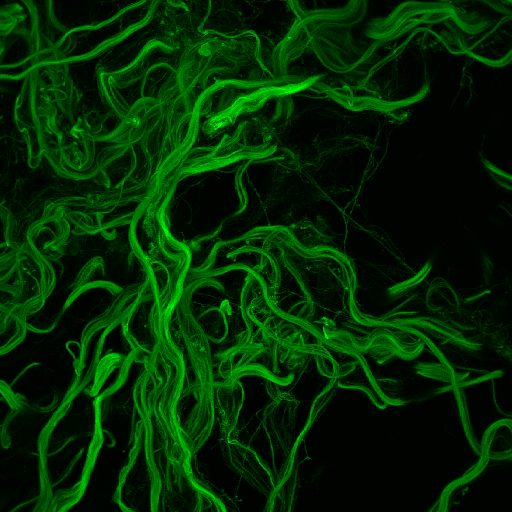
#> input picture TestImage1.tif, 512 x 512 px
$ python MainProgram.py
#> lines starting #> are read from the running program, lines starting #| are printed output that depends on the picture
### modules.py
#!/usr/bin/env python3
# encoding: utf-8
#
# Copyright (C) 2022 Max Planck Institute for Multidisclplinary Sciences
# Copyright (C) 2022 University Medical Center Goettingen
# Copyright (C) 2022 Ajinkya Kulkarni <ajinkya.kulkarni@mpinat.mpg.de>
# Copyright (C) 2022 Bharti Arora <bharti.arora@mpinat.mpg.de>

# This program is free software: you can redistribute it and/or modify
# it under the terms of the GNU Affero General Public License as
# published by the Free Software Foundation, either version 3 of the
# License, or (at your option) any later version.
#
# This program is distributed in the hope that it will be useful,
# but WITHOUT ANY WARRANTY; without even the implied warranty of
# MERCHANTABILITY or FITNESS FOR A PARTICULAR PURPOSE.  See the
# GNU Affero General Public License for more details.
#
# You should have received a copy of the GNU Affero General Public License
# along with this program. If not, see <https://www.gnu.org/licenses/>.

########################################################################################

# This file contains all the modules/functions necessary for running the streamlit application or the example notebooks.

########################################################################################

from PIL import Image
Image.MAX_IMAGE_PIXELS = None

import numpy as np
import pandas as pd

from scipy import ndimage
from scipy.stats import circmean, circstd
from scipy import signal

from skimage.filters import threshold_mean, gaussian, threshold_otsu
from skimage.morphology import disk
from skimage.filters import rank
from scipy.ndimage import generic_filter

import matplotlib.pyplot as plt
from mpl_toolkits.axes_grid1 import make_axes_locatable
from mpl_toolkits.axes_grid1 import axes_size

########################################################################################

# [36 lines left out: function binarize_image, not called in this run]

########################################################################################

def make_filtered_image(input_image, filter_sigma):
	"""
	Applies a Gaussian filter to an input image.

	Parameters:
	input_image (ndarray): a NumPy array representing the input image to be filtered.
	filter_sigma (float): a numeric value representing the standard deviation of the Gaussian filter.
	filter_mode (str): a string representing the mode of the Gaussian filter (default: 'nearest').
	preserve_range (bool): a boolean value indicating whether to preserve the data range of the input image (default: True).

	Returns:
	filtered_image (ndarray): a NumPy array representing the filtered image.
	"""
	filtered_image = gaussian(input_image, sigma = filter_sigma, mode = 'nearest', preserve_range = True)

	return filtered_image

########################################################################################

# [362 lines left out: functions percentage_area, split_into_chunks, circular_variance, make_coherence, convolve, make_image_gradients and 6 more, not called in this run]

########################################################################################

def convert_to_8bit_grayscale(filename, epsilon = 1e-6):
	"""
	Read an image from a file using Pillow and return the 8-bit grayscale version of the image using NumPy.
	If the image is already 8-bit grayscale, return the image without modification.

	Parameters:
	filename (str): The name of the file to be read, including the extension.

	Returns:
	numpy.ndarray: The 8-bit grayscale version of the image, represented as a numpy array.
	"""
#> called with filename = 'TestImage1.tif', epsilon = 1e-06
	# Load the image using Pillow and convert to 8 bit
	img = Image.open(filename).convert("L")
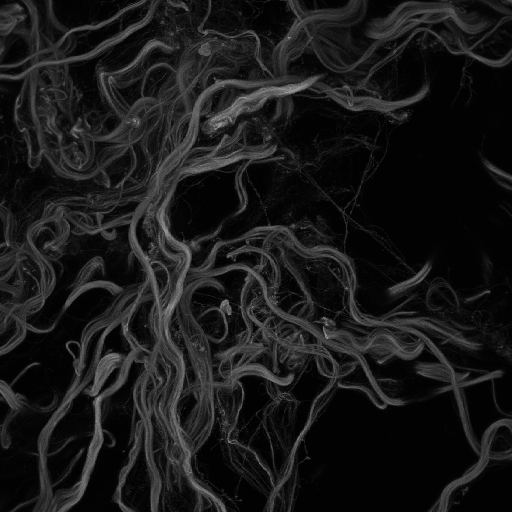
#> img: PIL image 512x512 L; min 1, max 149, mean 24.3

	# Convert the image to a numpy array
	img = np.array(img)

	# Check if the image is 2D
	if img.ndim != 2:
		raise ValueError("Input image must be 2D grayscale.")

	# Normalize the image, where epsilon is a small constant to prevent division by zero
	img = (img - np.min(img)) * (255.0 / (np.max(img) - np.min(img) + epsilon))
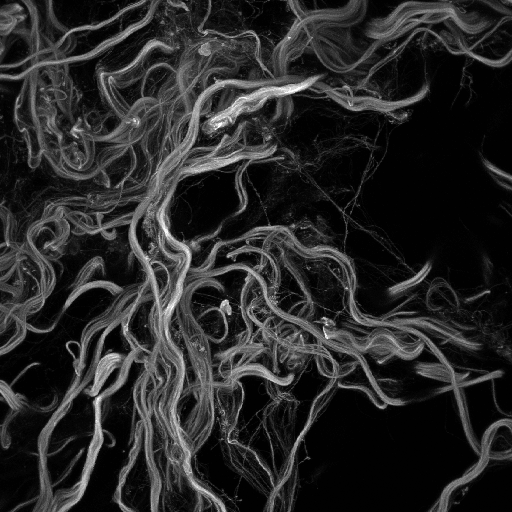
#> img: shape (512, 512) float64; min 0, max 255, mean 40.2

	img = img.astype(np.uint8)

	return img

########################################################################################

# [364 lines left out: functions stitch_back_chunks, perform_statistical_analysis, make_mosiac_plot, load_pandas_dataframe, independent_analysis_function, not called in this run]

########################################################################################

### MainProgram.py
#!/usr/bin/env python3
# encoding: utf-8
#
# Copyright (C) 2022 Max Planck Institute for Multidisclplinary Sciences
# Copyright (C) 2022 University Medical Center Goettingen
# Copyright (C) 2022 Ajinkya Kulkarni <ajinkya.kulkarni@mpinat.mpg.de>
# Copyright (C) 2022 Bharti Arora <bharti.arora@mpinat.mpg.de>

# This program is free software: you can redistribute it and/or modify
# it under the terms of the GNU Affero General Public License as
# published by the Free Software Foundation, either version 3 of the
# License, or (at your option) any later version.
#
# This program is distributed in the hope that it will be useful,
# but WITHOUT ANY WARRANTY; without even the implied warranty of
# MERCHANTABILITY or FITNESS FOR A PARTICULAR PURPOSE.  See the
# GNU Affero General Public License for more details.
#
# You should have received a copy of the GNU Affero General Public License
# along with this program. If not, see <https://www.gnu.org/licenses/>.

########################################################################################

# This file contains the program to run this package in a standalone manner

########################################################################################

import numpy as np
from tqdm import tqdm
import matplotlib.pyplot as plt

import sys
# Don't generate the __pycache__ folder locally
sys.dont_write_bytecode = True
# Print exception without the buit-in python warning
sys.tracebacklimit = 0

########################################################################################

from modules import *
from parameters import *

########################################################################################

print()

pbar = tqdm(total = 10, desc = 'Analyzing', colour = 'green')

# Read the image
raw_image = convert_to_8bit_grayscale(filename)

# Filter the image
filtered_image = make_filtered_image(raw_image, FilterKey)

pbar.update(1)

###########################

# Calculate local density by binarizing the image first (using simple mean thresholding), then convoluting it with a nxn kernel of ones.
# Currently the kernel size is equal to the local window used for calculating coherence and orientation.
# Please refer to: https://opg.optica.org/oe/fulltext.cfm?uri=oe-30-14-25718&id=477526 for more information.

# Binarize the image
#> (the run stopped early here; a loop or call above may not have finished)
